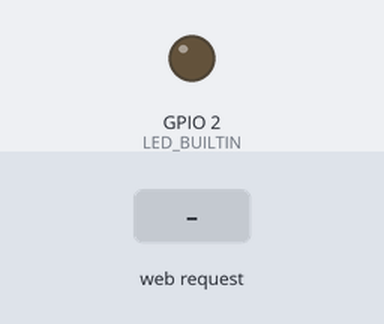
This sketch was run on a simulated ESP8266 (NodeMCU). On the bench: output pins drawn as LEDs (lit = HIGH, except the on-board LED, lit = LOW). Inputs (shaded band) come from the test bench. WiFi joins after 1.5 s; servers stay silent unless stated.

Above: at 1.2 s.
1.3 s: HTTP request GET / received
At 1.7 s:
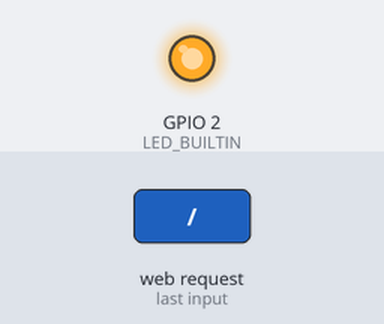
Timing chart, 0 to 4.3 s (numbered marks = the images above; inputs shaded):
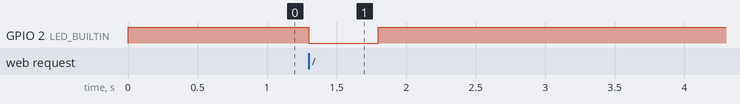

The sketch:

HelloServerESP8266.ino
```cpp
#include <ESP8266WebServer.h>

const char* ssid = "NETWORK_SSID";
const char* password = "NETWORK_PASSWORD";
ESP8266WebServer server(80);


void handleRequest()
{
  server.send(200, "text/plain", "Hello from esp8266!");

  digitalWrite(LED_BUILTIN, LOW);
  delay(500);
  digitalWrite(LED_BUILTIN, HIGH);
}


void setup(void)
{
  pinMode(LED_BUILTIN, OUTPUT);
  digitalWrite(LED_BUILTIN, LOW);

  WiFi.begin(ssid, password);
  server.on("/", handleRequest);
  server.begin();

  digitalWrite(LED_BUILTIN, HIGH);
}


void loop(void)
{
  server.handleClient();
}
```

Measured:
- after the input at 1.3 s, GPIO 2 (LED_BUILTIN): HIGH → LOW at once, → HIGH 0.50 s later
